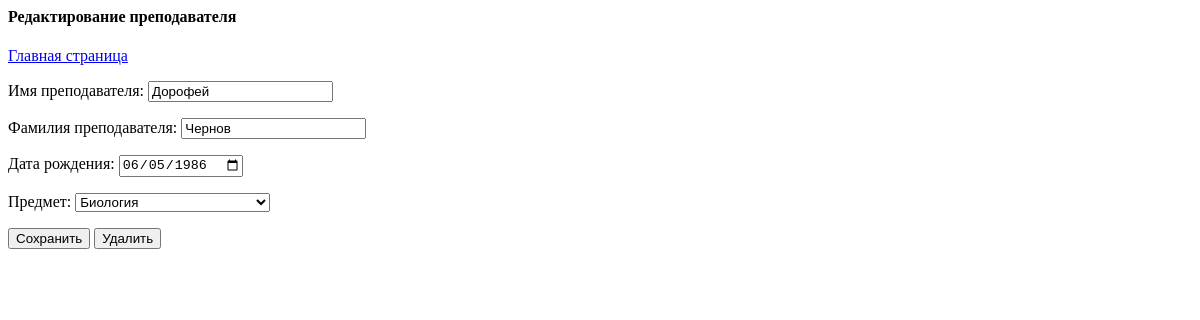
Before: /teacher/61/ with the older database file.
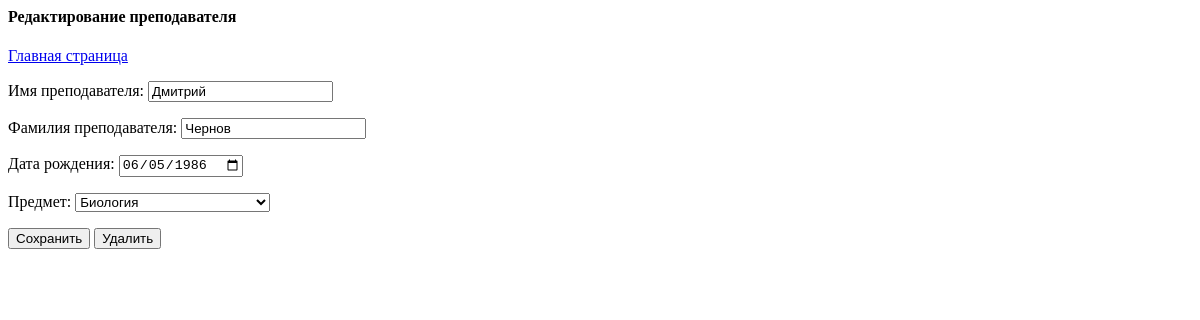
After: the same page with the newer database file.
### st_app/models.py (models this page shows, shortened)
class Teacher(models.Model):
    first_name = models.CharField(max_length=20, blank=False)
    last_name = models.CharField(max_length=20, blank=False)
    birth_date = models.CharField(max_length=15, blank=False)
    subject = models.CharField(max_length=20, blank=False)

### st_app/views.py (the view)
# urls.py: path("teacher/<int:pk>/", teacher_edit, name="teacher_edit"),
def teacher_edit(request, pk):
    teacher = Teacher.objects.get(pk=pk)
    if request.method == "GET":
        form = TeacherForm(instance=teacher)
        return render(request, "teacher_edit.html", {"form": form})
    form = TeacherForm(request.POST, instance=teacher)
    if form.is_valid():
        form.save()
        return redirect("teachers")
    return render(request, "teacher_edit.html", {"form": form})

### templates/teacher_edit.html (shortened to what this page needs)
<h4>Редактирование преподавателя</h4>
<a href="{% url 'home' %}">Главная страница</a>
<form action="" method="post">
    {{ form.as_p }}
    <input type="submit" value="Сохранить">
    {% if form.instance.pk %}
        <button type="button" onclick="window.location.href='{% url 'teacher_delete' pk=form.instance.pk %}'">Удалить</button>
    {% endif %}
</form>

Changed rows visible on the page:
changed Teacher "Чернов": first_name "Дорофей" → "Дмитрий"
